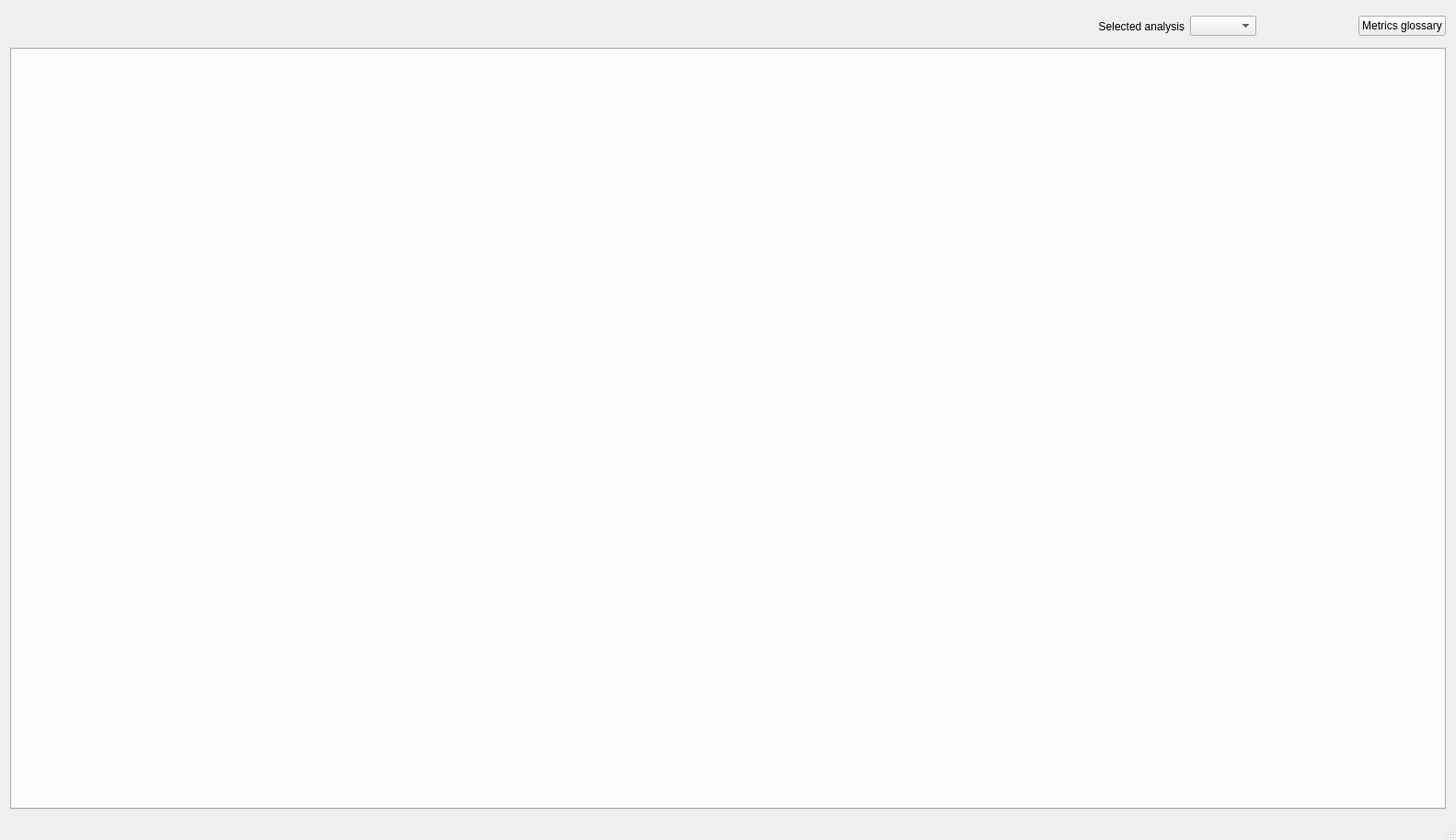
<?xml version="1.0" encoding="UTF-8"?>
<ui version="4.0">
 <class>Browser</class>
 <widget class="QMainWindow" name="Browser">
  <property name="geometry">
   <rect>
    <x>0</x>
    <y>0</y>
    <width>1582</width>
    <height>913</height>
   </rect>
  </property>
  <property name="windowTitle">
   <string>TPC Classify</string>
  </property>
  <property name="windowIcon">
   <iconset resource="resources/tpccres.qrc">
    <normaloff>:/icons/tpcc.xpm</normaloff>:/icons/tpcc.xpm</iconset>
  </property>
  <property name="iconSize">
   <size>
    <width>18</width>
    <height>18</height>
   </size>
  </property>
  <property name="documentMode">
   <bool>false</bool>
  </property>
  <widget class="QWidget" name="centralWidget">
   <layout class="QGridLayout" name="gridLayout">
    <item row="0" column="0">
     <layout class="QHBoxLayout" name="horizontalLayout">
      <item>
       <widget class="QPushButton" name="pushOpen">
        <property name="enabled">
         <bool>true</bool>
        </property>
        <property name="sizePolicy">
         <sizepolicy hsizetype="Minimum" vsizetype="Fixed">
          <horstretch>0</horstretch>
          <verstretch>0</verstretch>
         </sizepolicy>
        </property>
        <property name="minimumSize">
         <size>
          <width>35</width>
          <height>35</height>
         </size>
        </property>
        <property name="maximumSize">
         <size>
          <width>16777215</width>
          <height>35</height>
         </size>
        </property>
        <property name="toolTip">
         <string>Open file</string>
        </property>
        <property name="text">
         <string/>
        </property>
        <property name="icon">
         <iconset resource="resources/tpccres.qrc">
          <normaloff>:/icons/oxy/16/document_open_folder.png</normaloff>:/icons/oxy/16/document_open_folder.png</iconset>
        </property>
        <property name="iconSize">
         <size>
          <width>22</width>
          <height>22</height>
         </size>
        </property>
        <property name="flat">
         <bool>true</bool>
        </property>
       </widget>
      </item>
      <item>
       <widget class="QLabel" name="label">
        <property name="sizePolicy">
         <sizepolicy hsizetype="MinimumExpanding" vsizetype="Preferred">
          <horstretch>0</horstretch>
          <verstretch>0</verstretch>
         </sizepolicy>
        </property>
        <property name="text">
         <string>Selected analysis</string>
        </property>
        <property name="alignment">
         <set>Qt::AlignRight|Qt::AlignTrailing|Qt::AlignVCenter</set>
        </property>
       </widget>
      </item>
      <item>
       <widget class="QComboBox" name="comboGroup">
        <property name="sizePolicy">
         <sizepolicy hsizetype="Minimum" vsizetype="Fixed">
          <horstretch>0</horstretch>
          <verstretch>0</verstretch>
         </sizepolicy>
        </property>
       </widget>
      </item>
      <item>
       <widget class="QLabel" name="labelPercent">
        <property name="text">
         <string/>
        </property>
       </widget>
      </item>
      <item>
       <widget class="QPushButton" name="pushDeleteGroup">
        <property name="enabled">
         <bool>true</bool>
        </property>
        <property name="sizePolicy">
         <sizepolicy hsizetype="Minimum" vsizetype="Fixed">
          <horstretch>0</horstretch>
          <verstretch>0</verstretch>
         </sizepolicy>
        </property>
        <property name="minimumSize">
         <size>
          <width>35</width>
          <height>35</height>
         </size>
        </property>
        <property name="maximumSize">
         <size>
          <width>16777215</width>
          <height>35</height>
         </size>
        </property>
        <property name="toolTip">
         <string>Delete analysis</string>
        </property>
        <property name="text">
         <string/>
        </property>
        <property name="icon">
         <iconset resource="resources/tpccres.qrc">
          <normaloff>:/icons/oxy/16/editdelete.png</normaloff>:/icons/oxy/16/editdelete.png</iconset>
        </property>
        <property name="iconSize">
         <size>
          <width>22</width>
          <height>22</height>
         </size>
        </property>
        <property name="flat">
         <bool>true</bool>
        </property>
       </widget>
      </item>
      <item>
       <widget class="QPushButton" name="pushNewGroup">
        <property name="enabled">
         <bool>true</bool>
        </property>
        <property name="sizePolicy">
         <sizepolicy hsizetype="Minimum" vsizetype="Fixed">
          <horstretch>0</horstretch>
          <verstretch>0</verstretch>
         </sizepolicy>
        </property>
        <property name="minimumSize">
         <size>
          <width>35</width>
          <height>35</height>
         </size>
        </property>
        <property name="maximumSize">
         <size>
          <width>16777215</width>
          <height>35</height>
         </size>
        </property>
        <property name="toolTip">
         <string>New analysis</string>
        </property>
        <property name="text">
         <string/>
        </property>
        <property name="icon">
         <iconset resource="resources/tpccres.qrc">
          <normaloff>:/icons/oxy/16/document_new.png</normaloff>:/icons/oxy/16/document_new.png</iconset>
        </property>
        <property name="iconSize">
         <size>
          <width>22</width>
          <height>22</height>
         </size>
        </property>
        <property name="flat">
         <bool>true</bool>
        </property>
       </widget>
      </item>
      <item>
       <widget class="QPushButton" name="pushMetricsGlossary">
        <property name="text">
         <string>Metrics glossary</string>
        </property>
       </widget>
      </item>
     </layout>
    </item>
    <item row="1" column="0">
     <widget class="QTabWidget" name="tabWidget">
      <property name="sizePolicy">
       <sizepolicy hsizetype="MinimumExpanding" vsizetype="Expanding">
        <horstretch>0</horstretch>
        <verstretch>0</verstretch>
       </sizepolicy>
      </property>
      <property name="currentIndex">
       <number>-1</number>
      </property>
     </widget>
    </item>
   </layout>
  </widget>
  <widget class="QStatusBar" name="statusBar"/>
 </widget>
 <layoutdefault spacing="6" margin="11"/>
 <resources>
  <include location="resources/tpccres.qrc"/>
 </resources>
 <connections/>
</ui>
